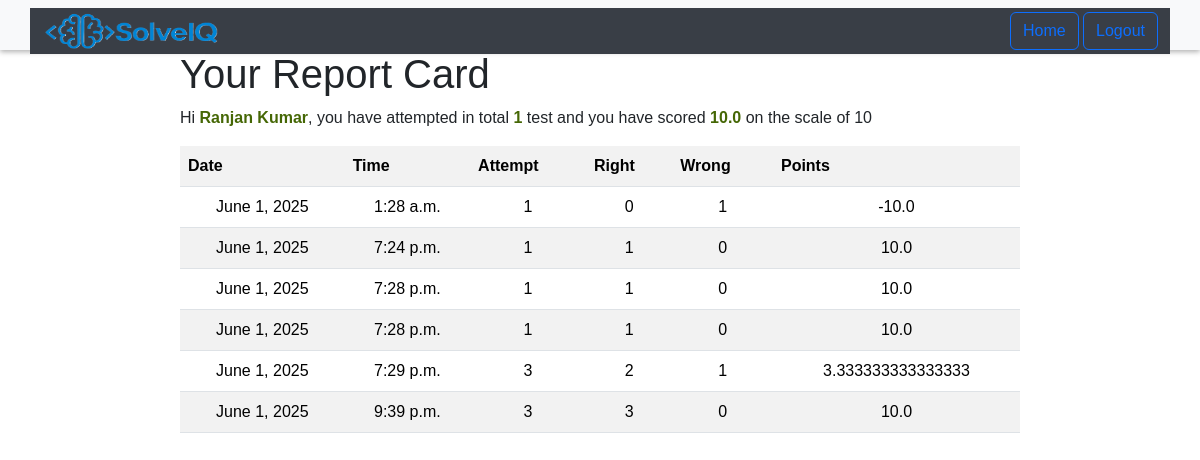
The app's page /OTS/test-history (signed in) with its own data.
### OTS/models.py (models this page shows, shortened)
class Candidate(models.Model):
    username = models.CharField(primary_key=True, max_length=20)
    password = models.CharField(null=False, max_length=20)
    name = models.CharField(null=False, max_length=30)
    test_attempted = models.IntegerField(default=0)
    points = models.FloatField(default=0.0)

class Result(models.Model):
    resultid = models.BigAutoField(primary_key=True, auto_created=True)
    username = models.ForeignKey(Candidate, on_delete=models.CASCADE)
    date = models.DateField(auto_now=True)
    time = models.TimeField(auto_now=True)
    attempt = models.IntegerField()
    right = models.IntegerField()
    wrong = models.IntegerField()
    points = models.FloatField()

### OTS/views.py (the view)
# urls.py: path('test-history',testResultHistory,name='testHistory'),
def testResultHistory(request):
    if 'name' not in request.session.keys():
        res=HttpResponseRedirect("login")
    candidate=Candidate.objects.filter(username=request.session['username'])
    results=Result.objects.filter(username_id=candidate[0].username)
    context={'candidate':candidate[0],'results':results}
    res=render(request,'candidate_history.html',context)
    return res

### OTS/templates/candidate_history.html (shortened to what this page needs)
{% extends "main.html" %}
{% block top%}
<a href="{% url 'OTS:home' %}" class="btn btn-outline-primary" role="button">Home</a>
<a href="{% url 'OTS:logout' %}" class="btn btn-outline-primary" role="button">Logout</a>
{% endblock top%}
{% block content %}
<h1>Your Report Card</h1>
<p>Hi <span class="special">{{candidate.name}}</span>,
    you have attempted in total <span class="special">{{candidate.test_attempted}}</span> test and you have scored <span class="special">{{candidate.points}}</span> on the scale of 10</p>
<table class="table table-striped table-hover">
    <tr>
        <th>Date</th>
        <th>Time</th>
        <th>Attempt</th>
        <th>Right</th>
        <th>Wrong</th>
        <th>Points</th>
    </tr>
    {% for r in results %}
    <tr>
        <td>{{r.date}}</td>
        <td>{{r.time}}</td>
        <td>{{r.attempt}}</td>
        <td>{{r.right}}</td>
        <td>{{r.wrong}}</td>
        <td>{{r.points}}</td>
    </tr>
    {% endfor %}
</table>
{% endblock %}

### OTS/templates/main.html (shortened to what this page needs)
<!DOCTYPE html>
{% load static %}
<html lang="en">
<head>
    <link rel="stylesheet" href="{% static 'theme.css' %}">
    <link rel="stylesheet" href="{% static 'formstyle.css' %}">
    <link rel="stylesheet" href="{% static 'buttonstyle.css' %}">
    <link rel="stylesheet" href="https://cdn.jsdelivr.net/npm/bootstrap@5.3.3/dist/css/bootstrap.min.css">
</head>
<body>
    <nav class="top navbar bg-body-tertiary ">
        <div class="container">
            <a class="navbar-brand" href="{% url 'OTS:home' %}">
            <img src="{% static 'SolveIQ_Logo_forAllpage.png' %}" alt="SolveIQ" width="180" height="36">
            </a>
            <div class="menu">
                {% block top %} {% endblock %}
            </div>
        </div>
    </nav>
    <div class="content">
        {% block content %} {% endblock %}
    </div>
</body>
</html>

### OTS/static/theme.css (style rules this page uses)
* { font-family: 'Gill Sans', 'Gill Sans MT', Calibri, 'Trebuchet MS', sans-serif; }
.top { height: 50px; position: fixed; width: 100%; z-index: 1000; box-shadow: 0 2px 5px rgba(0,0,0,0.3); }
nav div.container { background-color: #393e46; }
.content { width: 70%; margin-left: auto; margin-right: auto; }
table { width: 90%; }
table tr:nth-child(odd) { background-color: #456705; color: white; height: 30px; }
table tr:nth-child(even) { background-color: #afd275; height: 30px; }
table tr:first-child { background-color: red; }
table td { text-align: center; }
span.special { color: #456705; font-weight: bold; }

### records on screen
Candidate: name "Ranjan Kumar", test_attempted "1", points "10.0"
Result: date "June 1, 2025", time "1:28 a.m.", attempt "1", right "0", wrong "1", points "-10.0"
Result: date "June 1, 2025", time "7:24 p.m.", attempt "1", right "1", wrong "0", points "10.0"
Result: date "June 1, 2025", time "7:28 p.m.", attempt "1", right "1", wrong "0", points "10.0"
Result: date "June 1, 2025", time "7:28 p.m.", attempt "1", right "1", wrong "0", points "10.0"
Result: date "June 1, 2025", time "7:29 p.m.", attempt "3", right "2", wrong "1", points "3.333333333333333"
Result: date "June 1, 2025", time "9:39 p.m.", attempt "3", right "3", wrong "0", points "10.0"
